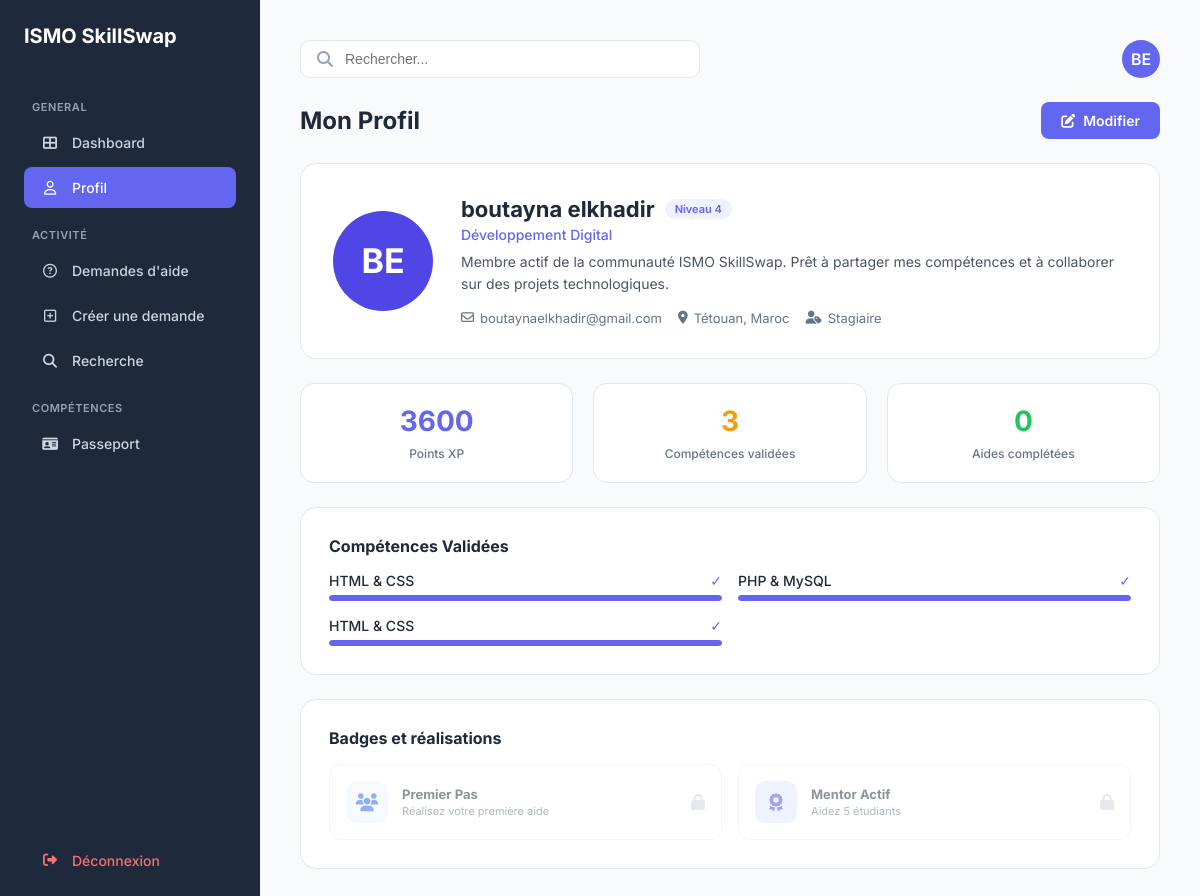
The app's page /profil.php (signed in) with its own data.
### tables this page shows
CREATE TABLE `utilisateur` (
  `id_utilisateur` int NOT NULL,
  `nom_uti` varchar(50) DEFAULT NULL,
  `prenom_uti` varchar(50) DEFAULT NULL,
  `email_uti` varchar(100) DEFAULT NULL,
  `pwd_uti` varchar(255) DEFAULT NULL,
  `role` enum('stagiaire','formateur','admin') DEFAULT NULL,
  `photo` varchar(255) DEFAULT 'default.png',
  `is_verified` tinyint(1) DEFAULT '0'
);

CREATE TABLE `stagiaire` (
  `id_utilisateur` int NOT NULL,
  `cef` varchar(50) DEFAULT NULL,
  `filiere` varchar(50) DEFAULT NULL,
  `score_global` int DEFAULT '0',
  `disponibilite` tinyint(1) DEFAULT '1',
  `id_passeport` int DEFAULT NULL
);

CREATE TABLE `competence` (
  `id_comp` int NOT NULL,
  `nom_comp` varchar(100) DEFAULT NULL,
  `categorie` varchar(50) DEFAULT NULL
);

### profil.php (the view, shortened to what this page needs)
<?php
include ('config.php');
$user_id   = $_SESSION['user_id'];
$user_role = $_SESSION['user_role'];
try {
    $stmt = $pdo->prepare("SELECT * FROM utilisateur WHERE id_utilisateur = ?");
    $stmt->execute([$user_id]);
    $user = $stmt->fetch();
    $nom_complet = htmlspecialchars($user['nom_uti'] . ' ' . $user['prenom_uti']);
    $initials    = strtoupper(substr($user['nom_uti'], 0, 1) . substr($user['prenom_uti'], 0, 1));
    $filiere             = "Développement Digital";
    $xp                  = 0;
    $aides_completees    = 0;
    $skills              = [];
    $niveau              = 1;
    if ($user_role === 'stagiaire') {
        $stmt_s = $pdo->prepare("SELECT * FROM stagiaire WHERE id_utilisateur = ?");
        $stmt_s->execute([$user_id]);
        $stagiaire = $stmt_s->fetch();
        if ($stagiaire) {
            $filiere = !empty($stagiaire['filiere']) ? $stagiaire['filiere'] : "Développement Digital";
            $xp      = $stagiaire['score_global'] ?? 0;
        }
        $stmt_a = $pdo->prepare("SELECT COUNT(*) FROM entraide WHERE id_mentor = ? AND statut_aide = 'terminee'");
        $stmt_a->execute([$user_id]);
        $aides_completees = $stmt_a->fetchColumn();
        $stmt_sk = $pdo->prepare(
            "SELECT c.nom_comp FROM validation v
             JOIN competence c ON v.id_comp = c.id_comp
             WHERE v.id_stagiaire = ? AND v.etat_validation = 'valide'"
        );
        $stmt_sk->execute([$user_id]);
        $skills = $stmt_sk->fetchAll();
        $niveau = floor($xp / 1000) + 1;
    } elseif ($user_role === 'formateur') {
        $filiere = "Formateur ISMO";
        $stmt_v = $pdo->prepare("SELECT COUNT(*) FROM validation WHERE id_formateur = ? AND etat_validation = 'valide'");
        $stmt_v->execute([$user_id]);
        $validations_faites = $stmt_v->fetchColumn();
    }
} catch (Exception $e) {
    die("Erreur : " . $e->getMessage());
}
$dashboard_link = "dashboard.php";
?>
<!DOCTYPE html>
<html lang="fr">
<head>
    <link rel="stylesheet" href="https://cdnjs.cloudflare.com/ajax/libs/font-awesome/6.4.0/css/all.min.css">
</head>
<body>
<aside class="sidebar">
    <h1>ISMO SkillSwap</h1>
    <p class="menu-title">GENERAL</p>
    <nav>
        <a href="<?php echo $dashboard_link; ?>" class="menu-item"><i class="fas fa-th-large"></i> <span>Dashboard</span></a>
        <a href="profil.php" class="menu-item active"><i class="far fa-user"></i> <span>Profil</span></a>
        <?php if (in_array($user_role, ['stagiaire', 'formateur'])): ?>
        <p class="menu-title">ACTIVITÉ</p>
        <a href="demandes_aide.php" class="menu-item"><i class="far fa-question-circle"></i>
            <span><?php echo $user_role === 'formateur' ? "Offres d'aide" : "Demandes d'aide"; ?></span>
        </a>
        <?php if ($user_role === 'stagiaire'): ?>
            <a href="creer_demande.php" class="menu-item"><i class="far fa-plus-square"></i> <span>Créer une demande</span></a>
        <?php endif; ?>
        <a href="recherche.php" class="menu-item"><i class="fas fa-search"></i> <span>Recherche</span></a>
        <p class="menu-title">COMPÉTENCES</p>
        <a href="passport.php"   class="menu-item"><i class="fas fa-id-card"></i> <span>Passeport</span></a>
        <?php endif; ?>
    </nav>
    <div style="margin-top:auto;">
        <a href="logout.php" class="menu-item" style="color:#f87171;"><i class="fas fa-sign-out-alt"></i> <span>Déconnexion</span></a>
    </div>
</aside>
<main class="main">
    <header>
        <div class="search-box">
            <i class="fas fa-search" style="color:#94a3b8;"></i>
            <input type="text" placeholder="Rechercher...">
        </div>
        <div class="avatar-top">
            <?php if (!empty($user['photo']) && $user['photo'] !== 'default.png' && file_exists('uploads/' . $user['photo'])): ?>
                <img src="uploads/<?php echo htmlspecialchars($user['photo']); ?>" alt="Avatar">
            <?php else: ?>
                <?php echo $initials; ?>
            <?php endif; ?>
        </div>
    </header>
    <div class="title-row">
        <h2 class="page-title">Mon Profil</h2>
        <a href="modifier_profil.php" class="btn-edit"><i class="fas fa-edit"></i> Modifier</a>
    </div>
    <div class="profile-card">
        <?php
        $avClass = 'av-stagiaire';
        ?>
        <div class="avatar-large <?php echo $avClass; ?>">
            <?php if (!empty($user['photo']) && $user['photo'] !== 'default.png' && file_exists('uploads/' . $user['photo'])): ?>
                <img src="uploads/<?php echo htmlspecialchars($user['photo']); ?>" alt="Avatar">
            <?php else: ?>
                <?php echo $initials; ?>
            <?php endif; ?>
        </div>
        <div class="profile-details">
            <h2>
                <?php echo $nom_complet; ?>
                <?php if ($user_role === 'stagiaire'): ?>
                    <span class="role-badge rb-stagiaire">Niveau <?php echo $niveau; ?></span>
                <?php elseif ($user_role === 'formateur'): ?>
                    <span class="role-badge rb-formateur">Formateur</span>
                <?php else: ?>
                    <span class="role-badge rb-admin">Administrateur</span>
                <?php endif; ?>
            </h2>
            <div class="job-title" style="color:<?php echo in_array($user_role, ['admin','administrateur']) ? '#ef4444' : ($user_role === 'formateur' ? 'var(--purple)' : 'var(--primary)'); ?>">
                <?php echo htmlspecialchars($filiere); ?>
            </div>
            <p class="bio">
                <?php if (in_array($user_role, ['admin', 'administrateur'])): ?>
                    Administrateur principal de la plateforme ISMO SkillSwap. Responsable de la supervision globale, de la gestion des utilisateurs, et de la configuration du système.
                <?php elseif ($user_role === 'formateur'): ?>
                    Formateur officiel au sein de l'ISMO Tétouan. Responsable du suivi pédagogique et de la validation des compétences des stagiaires.
                <?php else: ?>
                    Membre actif de la communauté ISMO SkillSwap. Prêt à partager mes compétences et à collaborer sur des projets technologiques.
                <?php endif; ?>
            </p>
            <div class="profile-meta">
                <span><i class="far fa-envelope"></i><?php echo htmlspecialchars($user['email_uti']); ?></span>
                <span><i class="fas fa-map-marker-alt"></i>Tétouan, Maroc</span>
                <span><i class="fas fa-user-tag"></i><?php echo ucfirst($user_role); ?></span>
            </div>
        </div>
    </div>
    <?php if ($user_role === 'stagiaire'): ?>
        <div class="stats-grid">
            <div class="card-stat">
                <span class="val" style="color:var(--primary);"><?php echo $xp; ?></span>
                <span class="label">Points XP</span>
            </div>
            <div class="card-stat">
                <span class="val" style="color:var(--yellow);"><?php echo count($skills); ?></span>
                <span class="label">Compétences validées</span>
            </div>
            <div class="card-stat">
                <span class="val" style="color:var(--green);"><?php echo $aides_completees; ?></span>
                <span class="label">Aides complétées</span>
            </div>
        </div>
        <div class="section-card">
            <h3>Compétences Validées</h3>
            <div class="skills-grid">
                <?php if (!empty($skills)): ?>
                    <?php foreach ($skills as $sk): ?>
                    <div class="skill-item">
                        <div class="skill-info"><span><?php echo htmlspecialchars($sk['nom_comp']); ?></span><span style="color:var(--primary);">✓</span></div>
                        <div class="bar-bg"><div class="bar-fill" style="width:100%;"></div></div>
                    </div>
                    <?php endforeach; ?>
                <?php else: ?>
                    <p style="color:var(--text-muted); font-size:14px;">Aucune compétence validée pour le moment.</p>
                <?php endif; ?>
            </div>
        </div>
        <div class="section-card">
            <h3>Badges et réalisations</h3>
            <div class="badges-grid">
                <div class="badge-box <?php echo $aides_completees >= 1 ? '' : 'locked'; ?>">
                    <div class="b-icon blue"><i class="fas fa-users"></i></div>
                    <div class="b-details"><h4>Premier Pas</h4><p>Réalisez votre première aide</p></div>
                    <?php if ($aides_completees < 1): ?><i class="fas fa-lock" style="margin-left:auto; color:#cbd5e1;"></i><?php endif; ?>
                </div>
                <div class="badge-box <?php echo $aides_completees >= 5 ? '' : 'locked'; ?>">
                    <div class="b-icon indigo"><i class="fas fa-award"></i></div>
                    <div class="b-details"><h4>Mentor Actif</h4><p>Aidez 5 étudiants</p></div>
                    <?php if ($aides_completees < 5): ?><i class="fas fa-lock" style="margin-left:auto; color:#cbd5e1;"></i><?php endif; ?>
                </div>
            </div>
        </div>
    <?php endif; ?>
</main>
</body>
</html>

### records on screen
utilisateur: initials "BE", nom_complet "boutayna elkhadir", email_uti "boutaynaelkhadir@gmail.com"
stagiaire: score_global "4", filiere "Développement Digital", score_global "3600"
competence: nom_comp "HTML & CSS"
competence: nom_comp "PHP & MySQL"

### other values on screen
$user_role "Stagiaire"
count($skills) "3"
$aides_completees "0"
